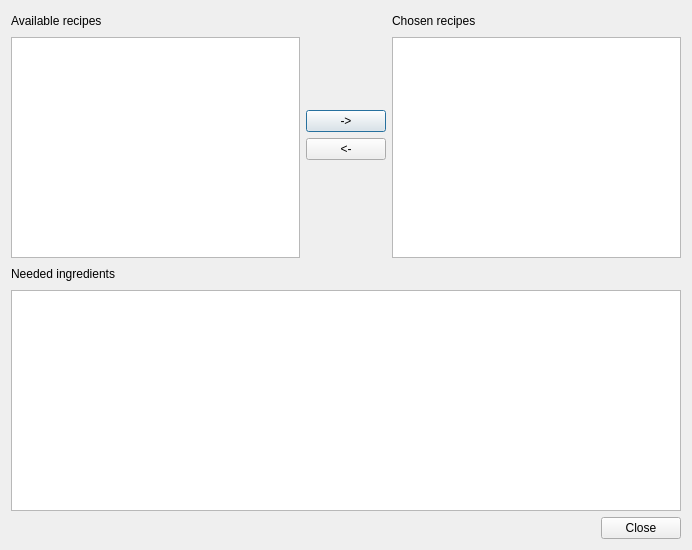
<?xml version="1.0" encoding="UTF-8"?>
<ui version="4.0">
 <class>BasketOfRecipesView</class>
 <widget class="QDialog" name="BasketOfRecipesView">
  <property name="geometry">
   <rect>
    <x>0</x>
    <y>0</y>
    <width>692</width>
    <height>550</height>
   </rect>
  </property>
  <property name="windowTitle">
   <string>Dialog</string>
  </property>
  <layout class="QVBoxLayout" name="verticalLayout_5">
   <item>
    <layout class="QHBoxLayout" name="horizontalLayout_3">
     <item>
      <layout class="QVBoxLayout" name="verticalLayout">
       <item>
        <layout class="QHBoxLayout" name="horizontalLayout">
         <item>
          <widget class="QLabel" name="labelAvailableRecipes">
           <property name="text">
            <string>Available recipes</string>
           </property>
          </widget>
         </item>
         <item>
          <spacer name="horizontalSpacer">
           <property name="orientation">
            <enum>Qt::Horizontal</enum>
           </property>
           <property name="sizeHint" stdset="0">
            <size>
             <width>40</width>
             <height>20</height>
            </size>
           </property>
          </spacer>
         </item>
        </layout>
       </item>
       <item>
        <widget class="QTableView" name="tableViewAvailable"/>
       </item>
      </layout>
     </item>
     <item>
      <layout class="QVBoxLayout" name="verticalLayout_3">
       <item>
        <spacer name="verticalSpacer">
         <property name="orientation">
          <enum>Qt::Vertical</enum>
         </property>
         <property name="sizeHint" stdset="0">
          <size>
           <width>20</width>
           <height>40</height>
          </size>
         </property>
        </spacer>
       </item>
       <item>
        <widget class="QPushButton" name="btnAdd">
         <property name="text">
          <string>-&gt;</string>
         </property>
        </widget>
       </item>
       <item>
        <widget class="QPushButton" name="btnDelete">
         <property name="text">
          <string>&lt;-</string>
         </property>
        </widget>
       </item>
       <item>
        <spacer name="verticalSpacer_2">
         <property name="orientation">
          <enum>Qt::Vertical</enum>
         </property>
         <property name="sizeHint" stdset="0">
          <size>
           <width>20</width>
           <height>40</height>
          </size>
         </property>
        </spacer>
       </item>
      </layout>
     </item>
     <item>
      <layout class="QVBoxLayout" name="verticalLayout_2">
       <item>
        <layout class="QHBoxLayout" name="horizontalLayout_2">
         <item>
          <widget class="QLabel" name="labelChosenRecipes">
           <property name="text">
            <string>Chosen recipes</string>
           </property>
          </widget>
         </item>
         <item>
          <spacer name="horizontalSpacer_2">
           <property name="orientation">
            <enum>Qt::Horizontal</enum>
           </property>
           <property name="sizeHint" stdset="0">
            <size>
             <width>40</width>
             <height>20</height>
            </size>
           </property>
          </spacer>
         </item>
        </layout>
       </item>
       <item>
        <widget class="QTableView" name="tableViewChosen"/>
       </item>
      </layout>
     </item>
    </layout>
   </item>
   <item>
    <layout class="QVBoxLayout" name="verticalLayout_4">
     <item>
      <layout class="QHBoxLayout" name="horizontalLayout_4">
       <item>
        <widget class="QLabel" name="label_3">
         <property name="text">
          <string>Needed ingredients</string>
         </property>
        </widget>
       </item>
       <item>
        <spacer name="horizontalSpacer_3">
         <property name="orientation">
          <enum>Qt::Horizontal</enum>
         </property>
         <property name="sizeHint" stdset="0">
          <size>
           <width>40</width>
           <height>20</height>
          </size>
         </property>
        </spacer>
       </item>
      </layout>
     </item>
     <item>
      <widget class="QPlainTextEdit" name="txtNeededIngredients">
       <property name="readOnly">
        <bool>true</bool>
       </property>
      </widget>
     </item>
    </layout>
   </item>
   <item>
    <layout class="QHBoxLayout" name="horizontalLayout_5">
     <item>
      <spacer name="horizontalSpacer_4">
       <property name="orientation">
        <enum>Qt::Horizontal</enum>
       </property>
       <property name="sizeHint" stdset="0">
        <size>
         <width>40</width>
         <height>20</height>
        </size>
       </property>
      </spacer>
     </item>
     <item>
      <widget class="QPushButton" name="btnClose">
       <property name="text">
        <string>Close</string>
       </property>
      </widget>
     </item>
    </layout>
   </item>
  </layout>
 </widget>
 <resources/>
 <connections/>
</ui>
